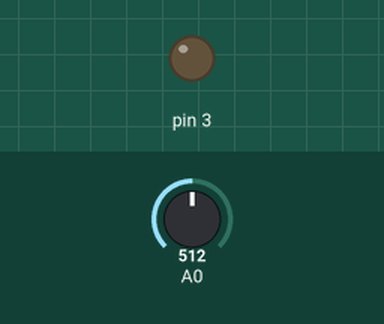
A sketch run on a simulated Arduino Uno, built with avr-gcc and run on an emulated ATmega328P. Parts: output pins drawn as LEDs (lit = HIGH). Inputs (shaded band) come from the test bench; at power-on: A0 = 512.

Above: at 1.2 s.
1.3 s: A0 set to 716
At 1.7 s:
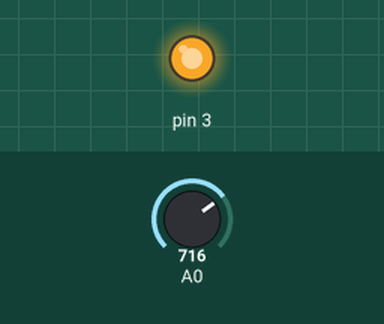
2.8 s: A0 set to 658
At 4.0 s:
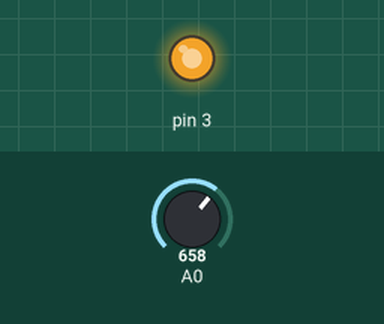
4.3 s: A0 set to 634
At 5.2 s:
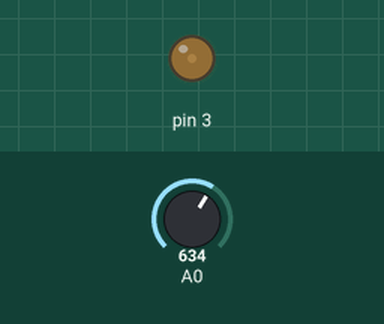
Timing chart, 0 to 7.3 s (numbered marks = the images above; inputs shaded):
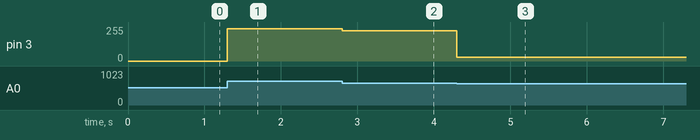

Measured:
- the behaviour switches between 643 and 642 on A0 (found by bisection; images 2 and 3)
- after the input at 1.3 s, pin 3: 0/255 → 243/255 at once
- after the input at 2.8 s, pin 3: 243/255 → 228/255 at once
- after the input at 4.3 s, pin 3: 228/255 → 29/255 at once

The sketch:

p11.ino
```cpp
int therm;
int potenciaFinal;

void setup() {
  pinMode(3, OUTPUT);
}

void loop() {
  therm = analogRead(0); // Lee el valor del thermistor (0–1023)
  potenciaFinal = therm * 255 / 1023; // Escala a rango PWM (0–255)
  analogWrite(3, potenciaFinal); // Aplica PWM al pin 3
}
```
